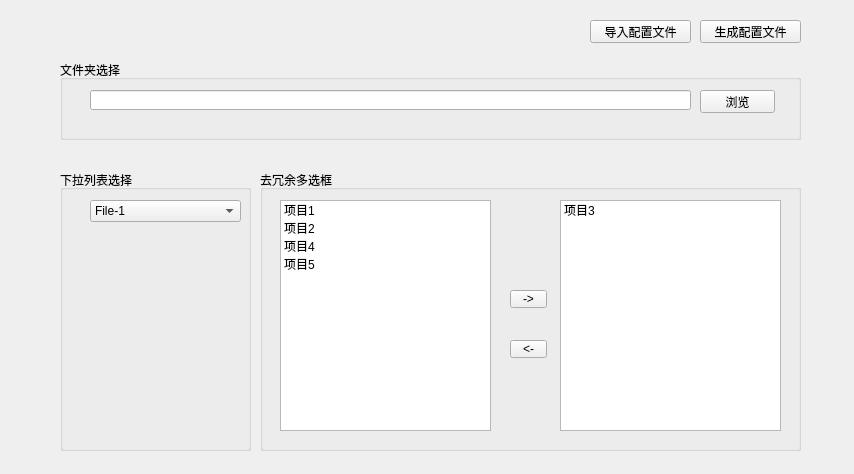
<?xml version="1.0" encoding="UTF-8"?>
<ui version="4.0">
 <class>MainWindow</class>
 <widget class="QMainWindow" name="MainWindow">
  <property name="geometry">
   <rect>
    <x>0</x>
    <y>0</y>
    <width>854</width>
    <height>474</height>
   </rect>
  </property>
  <property name="windowTitle">
   <string>MainWindow</string>
  </property>
  <widget class="QWidget" name="centralWidget">
   <widget class="QGroupBox" name="gbox_Browser">
    <property name="geometry">
     <rect>
      <x>60</x>
      <y>60</y>
      <width>741</width>
      <height>80</height>
     </rect>
    </property>
    <property name="title">
     <string>文件夹选择</string>
    </property>
    <widget class="QLineEdit" name="ledt_Browser">
     <property name="geometry">
      <rect>
       <x>30</x>
       <y>30</y>
       <width>601</width>
       <height>20</height>
      </rect>
     </property>
     <property name="readOnly">
      <bool>true</bool>
     </property>
    </widget>
    <widget class="QPushButton" name="btn_Browser">
     <property name="geometry">
      <rect>
       <x>640</x>
       <y>30</y>
       <width>75</width>
       <height>23</height>
      </rect>
     </property>
     <property name="text">
      <string>浏览</string>
     </property>
    </widget>
   </widget>
   <widget class="QGroupBox" name="gbox_List">
    <property name="geometry">
     <rect>
      <x>60</x>
      <y>170</y>
      <width>191</width>
      <height>281</height>
     </rect>
    </property>
    <property name="title">
     <string>下拉列表选择</string>
    </property>
    <widget class="QComboBox" name="cbox_List">
     <property name="geometry">
      <rect>
       <x>30</x>
       <y>30</y>
       <width>151</width>
       <height>22</height>
      </rect>
     </property>
     <item>
      <property name="text">
       <string>File-1</string>
      </property>
     </item>
     <item>
      <property name="text">
       <string>File-2</string>
      </property>
     </item>
     <item>
      <property name="text">
       <string>File-3</string>
      </property>
     </item>
     <item>
      <property name="text">
       <string>File-4</string>
      </property>
     </item>
    </widget>
   </widget>
   <widget class="QGroupBox" name="gbox_MultiSelect">
    <property name="geometry">
     <rect>
      <x>260</x>
      <y>170</y>
      <width>541</width>
      <height>281</height>
     </rect>
    </property>
    <property name="title">
     <string>去冗余多选框</string>
    </property>
    <widget class="QToolButton" name="btn_Add">
     <property name="geometry">
      <rect>
       <x>250</x>
       <y>120</y>
       <width>37</width>
       <height>18</height>
      </rect>
     </property>
     <property name="text">
      <string>-&gt;</string>
     </property>
    </widget>
    <widget class="QToolButton" name="btn_Del">
     <property name="geometry">
      <rect>
       <x>250</x>
       <y>170</y>
       <width>37</width>
       <height>18</height>
      </rect>
     </property>
     <property name="text">
      <string>&lt;-</string>
     </property>
    </widget>
    <widget class="QListWidget" name="list_Unselect">
     <property name="geometry">
      <rect>
       <x>20</x>
       <y>30</y>
       <width>211</width>
       <height>231</height>
      </rect>
     </property>
     <property name="editTriggers">
      <set>QAbstractItemView::NoEditTriggers</set>
     </property>
     <property name="selectionMode">
      <enum>QAbstractItemView::ExtendedSelection</enum>
     </property>
     <item>
      <property name="text">
       <string>项目1</string>
      </property>
     </item>
     <item>
      <property name="text">
       <string>项目2</string>
      </property>
     </item>
     <item>
      <property name="text">
       <string>项目4</string>
      </property>
     </item>
     <item>
      <property name="text">
       <string>项目5</string>
      </property>
     </item>
    </widget>
    <widget class="QListWidget" name="list_Selected">
     <property name="geometry">
      <rect>
       <x>300</x>
       <y>30</y>
       <width>221</width>
       <height>231</height>
      </rect>
     </property>
     <property name="editTriggers">
      <set>QAbstractItemView::NoEditTriggers</set>
     </property>
     <property name="selectionMode">
      <enum>QAbstractItemView::ExtendedSelection</enum>
     </property>
     <item>
      <property name="text">
       <string>项目3</string>
      </property>
     </item>
    </widget>
   </widget>
   <widget class="QPushButton" name="btn_Export">
    <property name="geometry">
     <rect>
      <x>700</x>
      <y>20</y>
      <width>101</width>
      <height>23</height>
     </rect>
    </property>
    <property name="text">
     <string>生成配置文件</string>
    </property>
   </widget>
   <widget class="QPushButton" name="btn_Import">
    <property name="geometry">
     <rect>
      <x>590</x>
      <y>20</y>
      <width>101</width>
      <height>23</height>
     </rect>
    </property>
    <property name="text">
     <string>导入配置文件</string>
    </property>
   </widget>
  </widget>
 </widget>
 <resources/>
 <connections/>
</ui>
